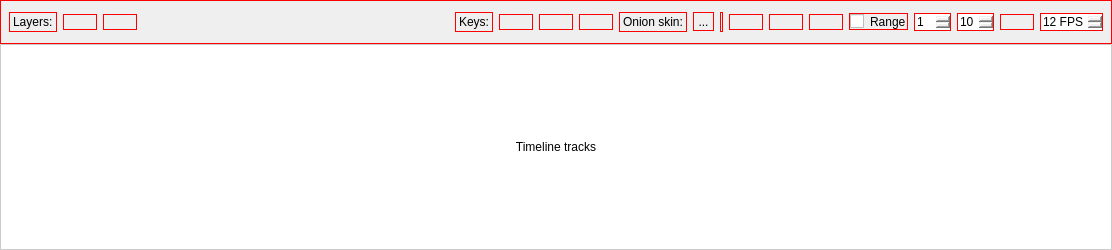
<?xml version="1.0" encoding="UTF-8"?>
<ui version="4.0">
 <class>Timeline2</class>
 <widget class="QDockWidget" name="Timeline2">
  <property name="geometry">
   <rect>
    <x>0</x>
    <y>0</y>
    <width>1112</width>
    <height>250</height>
   </rect>
  </property>
  <property name="autoFillBackground">
   <bool>false</bool>
  </property>
  <property name="windowTitle">
   <string>Timeline</string>
  </property>
  <widget class="QWidget" name="dockWidgetContents">
   <layout class="QVBoxLayout" name="verticalLayout">
    <property name="spacing">
     <number>0</number>
    </property>
    <property name="leftMargin">
     <number>0</number>
    </property>
    <property name="topMargin">
     <number>0</number>
    </property>
    <property name="rightMargin">
     <number>0</number>
    </property>
    <property name="bottomMargin">
     <number>0</number>
    </property>
    <item>
     <widget class="QWidget" name="timelineControls" native="true">
      <property name="sizePolicy">
       <sizepolicy hsizetype="Preferred" vsizetype="Fixed">
        <horstretch>0</horstretch>
        <verstretch>0</verstretch>
       </sizepolicy>
      </property>
      <property name="styleSheet">
       <string notr="true">border:1px solid red;</string>
      </property>
      <layout class="QHBoxLayout" name="horizontalLayout">
       <property name="spacing">
        <number>-1</number>
       </property>
       <property name="topMargin">
        <number>12</number>
       </property>
       <property name="bottomMargin">
        <number>12</number>
       </property>
       <item>
        <widget class="QLabel" name="layerLabel">
         <property name="text">
          <string>Layers:</string>
         </property>
        </widget>
       </item>
       <item>
        <widget class="QPushButton" name="newLayer">
         <property name="toolTip">
          <string>Add Layer</string>
         </property>
         <property name="text">
          <string/>
         </property>
         <property name="icon">
          <iconset>
           <normalon>:/icons/add.png</normalon>
          </iconset>
         </property>
         <property name="default">
          <bool>false</bool>
         </property>
         <property name="flat">
          <bool>false</bool>
         </property>
        </widget>
       </item>
       <item>
        <widget class="QPushButton" name="deleteLayer">
         <property name="toolTip">
          <string>Remove Layer</string>
         </property>
         <property name="text">
          <string/>
         </property>
         <property name="icon">
          <iconset>
           <normalon>:/icons/remove.png</normalon>
          </iconset>
         </property>
        </widget>
       </item>
       <item>
        <spacer name="spacer">
         <property name="orientation">
          <enum>Qt::Horizontal</enum>
         </property>
         <property name="sizeHint" stdset="0">
          <size>
           <width>40</width>
           <height>20</height>
          </size>
         </property>
        </spacer>
       </item>
       <item>
        <widget class="QLabel" name="keyLabel">
         <property name="text">
          <string>Keys:</string>
         </property>
        </widget>
       </item>
       <item>
        <widget class="QPushButton" name="newKey">
         <property name="toolTip">
          <string>Add Frame</string>
         </property>
         <property name="text">
          <string/>
         </property>
         <property name="icon">
          <iconset>
           <normalon>:/icons/add.png</normalon>
          </iconset>
         </property>
        </widget>
       </item>
       <item>
        <widget class="QPushButton" name="deleteKey">
         <property name="toolTip">
          <string>Remove Frame</string>
         </property>
         <property name="text">
          <string/>
         </property>
         <property name="icon">
          <iconset>
           <normalon>:/icons/remove.png</normalon>
          </iconset>
         </property>
        </widget>
       </item>
       <item>
        <widget class="QPushButton" name="duplicateKey">
         <property name="toolTip">
          <string>Duplicate Frame</string>
         </property>
         <property name="text">
          <string/>
         </property>
         <property name="icon">
          <iconset>
           <normalon>:/icons/controls/duplicate.png</normalon>
          </iconset>
         </property>
        </widget>
       </item>
       <item>
        <widget class="QLabel" name="onionSkinLabel">
         <property name="text">
          <string>Onion skin:</string>
         </property>
        </widget>
       </item>
       <item>
        <widget class="QToolButton" name="onionSkin">
         <property name="toolTip">
          <string>Toggle match keyframes</string>
         </property>
         <property name="text">
          <string>...</string>
         </property>
        </widget>
       </item>
       <item>
        <widget class="Line" name="separator">
         <property name="orientation">
          <enum>Qt::Vertical</enum>
         </property>
        </widget>
       </item>
       <item>
        <widget class="QPushButton" name="scrubStart">
         <property name="toolTip">
          <string>Return to start</string>
         </property>
         <property name="text">
          <string/>
         </property>
         <property name="icon">
          <iconset resource="../../pencil.qrc">
           <normaloff>:/icons/controls/startplay.png</normaloff>:/icons/controls/startplay.png</iconset>
         </property>
        </widget>
       </item>
       <item>
        <widget class="QPushButton" name="play">
         <property name="toolTip">
          <string>Play</string>
         </property>
         <property name="text">
          <string/>
         </property>
         <property name="icon">
          <iconset resource="../../pencil.qrc">
           <normaloff>:/icons/controls/play.png</normaloff>:/icons/controls/play.png</iconset>
         </property>
        </widget>
       </item>
       <item>
        <widget class="QPushButton" name="scrubEnd">
         <property name="toolTip">
          <string>Skip to end</string>
         </property>
         <property name="text">
          <string/>
         </property>
         <property name="icon">
          <iconset resource="../../pencil.qrc">
           <normaloff>:/icons/controls/endplay.png</normaloff>:/icons/controls/endplay.png</iconset>
         </property>
        </widget>
       </item>
       <item>
        <widget class="QCheckBox" name="rangeEnabled">
         <property name="toolTip">
          <string>Limit playback to range</string>
         </property>
         <property name="text">
          <string>Range</string>
         </property>
        </widget>
       </item>
       <item>
        <widget class="QSpinBox" name="rangeStart">
         <property name="toolTip">
          <string>Playback range start</string>
         </property>
         <property name="minimum">
          <number>1</number>
         </property>
        </widget>
       </item>
       <item>
        <widget class="QSpinBox" name="rangeEnd">
         <property name="toolTip">
          <string>Playback range end</string>
         </property>
         <property name="minimum">
          <number>2</number>
         </property>
         <property name="value">
          <number>10</number>
         </property>
        </widget>
       </item>
       <item>
        <widget class="QPushButton" name="soundEnabled">
         <property name="toolTip">
          <string>Toggle sound</string>
         </property>
         <property name="text">
          <string/>
         </property>
         <property name="icon">
          <iconset resource="../../pencil.qrc">
           <normaloff>:/icons/controls/sound.png</normaloff>:/icons/controls/sound.png</iconset>
         </property>
        </widget>
       </item>
       <item>
        <widget class="QSpinBox" name="fps">
         <property name="toolTip">
          <string>Playback framerate</string>
         </property>
         <property name="suffix">
          <string> FPS</string>
         </property>
         <property name="minimum">
          <number>1</number>
         </property>
         <property name="maximum">
          <number>90</number>
         </property>
         <property name="value">
          <number>12</number>
         </property>
        </widget>
       </item>
      </layout>
     </widget>
    </item>
    <item>
     <widget class="QLabel" name="timelinePlaceholder">
      <property name="styleSheet">
       <string notr="true">background:white;border:1px solid #ccc;</string>
      </property>
      <property name="text">
       <string>Timeline tracks</string>
      </property>
      <property name="alignment">
       <set>Qt::AlignCenter</set>
      </property>
     </widget>
    </item>
   </layout>
  </widget>
 </widget>
 <resources>
  <include location="../../pencil.qrc"/>
  <include location="../../pencil.qrc"/>
 </resources>
 <connections/>
</ui>
